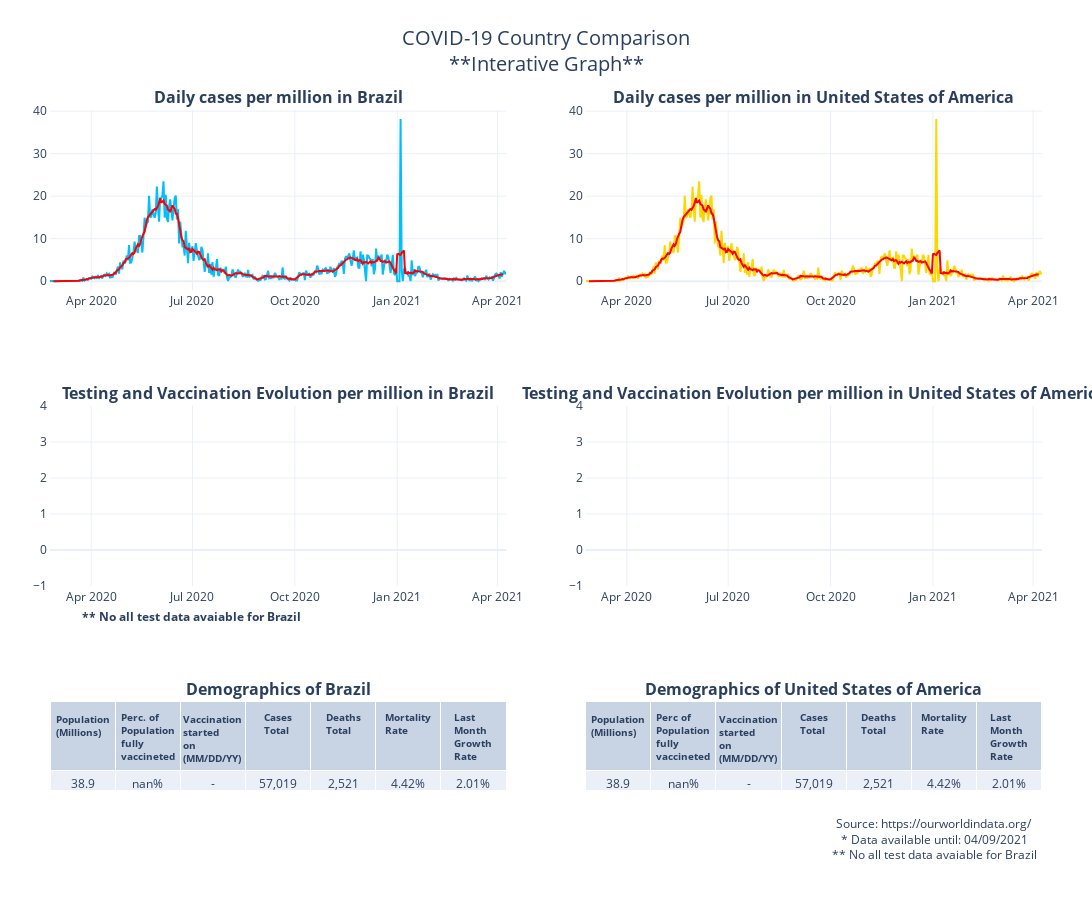

Notebook source saved alongside this figure:
### Code cell
COVID_Cases_per_million(country1, 
                        country2,
                        'Brazil',
                        'United States of America',
                        'COVID-19 Country Comparison')

### Figure 1 — Plotly figure (JSON) as saved in the notebook; plotly's stock layout.template omitted (floating-point values rounded to 4 significant figures; data arrays with more than 128 entries replaced by an {"elided": "..."} marker saying what was removed)
{"data": [{"hovertemplate": "<b>Brazil's new cases per million</b><br><br>Date: %{x}<br>New cases per million: %{y:,.}<br><extra></extra>", "marker": {"color": "deepskyblue", "size": 120}, "name": "Daily cases per million in Brazil", "type": "scatter", "x": {"elided": "411 str values"}, "xaxis": "x", "y": {"elided": "411 float values"}, "yaxis": "y"}, {"hovertemplate": "<b>Brazil's 7 day rolling mean</b><br><br>Date: %{x}<br>New cases: %{y:,.}<br><extra></extra>", "marker": {"color": "Red", "line": {"color": "Red", "width": 20}, "size": 120}, "mode": "lines", "name": "Brazil's 7 day rolling mean", "type": "scatter", "x": {"elided": "411 str values"}, "xaxis": "x", "y": {"elided": "411 float values"}, "yaxis": "y"}, {"hovertemplate": "<b>United States of America's new cases per million </b><br><br>Date: %{x}<br>New cases per million: %{y:,.}<br><extra></extra>", "marker": {"color": "gold", "size": 120}, "name": "Daily Cases in United States of America", "type": "scatter", "x": {"elided": "411 str values"}, "xaxis": "x2", "y": {"elided": "411 float values"}, "yaxis": "y2"}, {"hovertemplate": "<b>United States of America's 7 day rolling mean</b><br><br>Date: %{x}<br>New cases per million: %{y:,.}<br><extra></extra>", "marker": {"color": "Red", "line": {"color": "Red", "width": 20}, "size": 120}, "mode": "lines", "name": "United States of America's 7 day rolling mean", "showlegend": false, "type": "scatter", "x": {"elided": "411 str values"}, "xaxis": "x2", "y": {"elided": "411 float values"}, "yaxis": "y2"}, {"hovertemplate": "<b>Brazil's fully vaccinated per million</b><br><br>Date: %{x}<br>Vaccinated per million: %{y:,.}<br><extra></extra>", "marker": {"color": "Purple", "line": {"color": "Purple", "width": 40}, "size": 160}, "name": "People Fully Vaccinated per Million", "type": "scatter", "x": {"elided": "411 str values"}, "xaxis": "x3", "y": {"elided": "411 null values"}, "yaxis": "y3"}, {"hovertemplate": "<b>Brazil's vaccinated per million<br>(at least one dose) </b><br><br>Date: %{x}<br>Vaccinated per million: %{y:,.}<br><extra></extra>", "marker": {"color": "darkorchid", "line": {"color": "darkorchid", "width": 40}, "size": 160}, "mode": "lines", "name": "New Vaccinated per Million\"", "showlegend": false, "type": "scatter", "x": {"elided": "411 str values"}, "xaxis": "x3", "y": {"elided": "411 null values"}, "yaxis": "y3"}, {"hovertemplate": "<b>Brazil's tested per million</b><br><br>Date: %{x}<br>Tested per million: %{y:,.}<br><extra></extra>", "marker": {"color": "Green", "line": {"color": "Green", "width": 40}, "size": 180}, "name": "People Tested per Million", "type": "scatter", "x": {"elided": "411 str values"}, "xaxis": "x3", "y": {"elided": "411 null values"}, "yaxis": "y3"}, {"hovertemplate": "<b>United States of America's vaccinated per million<br>(at least one dose) </b><br><br>Date: %{x}<br>Vaccinated per million: %{y:,.}<br><extra></extra>", "marker": {"color": "darkorchid", "line": {"color": "darkorchid", "width": 40}, "size": 160}, "mode": "lines", "name": "People Fully Vaccinated per Million\"", "showlegend": false, "type": "scatter", "x": {"elided": "411 str values"}, "xaxis": "x4", "y": {"elided": "411 null values"}, "yaxis": "y4"}, {"hovertemplate": "<b>United States of America's fully vaccinated per million</b><br><br>Date: %{x}<br>Vaccinated per million: %{y:,.}<br><extra></extra>", "marker": {"color": "Purple", "line": {"color": "Purple", "width": 40}, "size": 160}, "mode": "lines", "name": "People Fully Vaccinated per Million\"", "showlegend": false, "type": "scatter", "x": {"elided": "411 str values"}, "xaxis": "x4", "y": {"elided": "411 null values"}, "yaxis": "y4"}, {"hovertemplate": "<b>United States of America's tested per million</b><br><br>Date: %{x}<br>Tested per million: %{y:,.}<br><extra></extra>", "marker": {"color": "Green", "line": {"color": "Green", "width": 40}, "size": 160}, "mode": "lines", "name": "Tested per Million", "showlegend": false, "type": "scatter", "x": {"elided": "411 str values"}, "xaxis": "x4", "y": {"elided": "411 null values"}, "yaxis": "y4"}, {"cells": {"align": "center", "values": [38.9, "nan%", "-", "57,019", "2,521", "4.42%", "2.01%"]}, "domain": {"x": [0, 0.46], "y": [0, 0.2333]}, "header": {"align": "center", "font": {"size": 10}, "values": ["<b>Population (Millions)</b>", "<b>Perc. of Population fully vaccineted</b>", "<b>Vaccination started on (MM/DD/YY)</b>", "<b>Cases Total</b>", "<b>Deaths Total</b>", "<b>Mortality Rate</b>", "<b>Last Month Growth Rate</b>"]}, "type": "table"}, {"cells": {"align": "center", "values": [38.9, "nan%", "-", "57,019", "2,521", "4.42%", "2.01%"]}, "domain": {"x": [0.54, 1], "y": [0, 0.2333]}, "header": {"align": "center", "font": {"size": 10}, "values": ["<b>Population (Millions)</b>", "<b>Perc of Population fully vaccineted</b>", "<b>Vaccination started on (MM/DD/YY)</b>", "<b>Cases Total</b>", "<b>Deaths Total</b>", "<b>Mortality Rate</b>", "<b>Last Month Growth Rate</b>"]}, "type": "table"}], "layout": {"annotations": [{"font": {"size": 16}, "showarrow": false, "text": "<b>Daily cases per million in Brazil</b>", "x": 0.23, "xanchor": "center", "xref": "paper", "y": 1.0, "yanchor": "bottom", "yref": "paper"}, {"font": {"size": 16}, "showarrow": false, "text": "<b>Daily cases per million in United States of America</b>", "x": 0.77, "xanchor": "center", "xref": "paper", "y": 1.0, "yanchor": "bottom", "yref": "paper"}, {"font": {"size": 16}, "showarrow": false, "text": "<b>Testing and Vaccination Evolution per million in Brazil</b>", "x": 0.23, "xanchor": "center", "xref": "paper", "y": 0.6167, "yanchor": "bottom", "yref": "paper"}, {"font": {"size": 16}, "showarrow": false, "text": "<b>Testing and Vaccination Evolution per million in United States of America</b>", "x": 0.77, "xanchor": "center", "xref": "paper", "y": 0.6167, "yanchor": "bottom", "yref": "paper"}, {"font": {"size": 16}, "showarrow": false, "text": "<b>Demographics of Brazil</b>", "x": 0.23, "xanchor": "center", "xref": "paper", "y": 0.2333, "yanchor": "bottom", "yref": "paper"}, {"font": {"size": 16}, "showarrow": false, "text": "<b>Demographics of United States of America</b>", "x": 0.77, "xanchor": "center", "xref": "paper", "y": 0.2333, "yanchor": "bottom", "yref": "paper"}, {"showarrow": false, "text": "Source: https://ourworldindata.org/ <br> * Data available until: 04/09/2021 <br> ** No all test data avaiable for Brazil <br> ", "x": 0.9999, "xref": "paper", "y": 0.001, "yref": "paper"}, {"showarrow": false, "text": "<b>** No all test data avaiable for Brazil</b>", "x": 0.03, "xref": "paper", "y": 0.33, "yref": "paper"}, {"showarrow": false, "text": "<b></b>", "x": 0.77, "xref": "paper", "y": 0.33, "yref": "paper"}], "autosize": false, "height": 900, "margin": {"b": 10, "l": 50, "pad": 2, "r": 50, "t": 110}, "showlegend": false, "title": {"font": {"size": 20}, "text": "COVID-19 Country Comparison<br>**Interative Graph**", "x": 0.5, "xanchor": "center", "y": 0.95, "yanchor": "top"}, "width": 1280, "xaxis": {"anchor": "y", "domain": [0, 0.46]}, "xaxis2": {"anchor": "y2", "domain": [0.54, 1]}, "xaxis3": {"anchor": "y3", "domain": [0, 0.46]}, "xaxis4": {"anchor": "y4", "domain": [0.54, 1]}, "yaxis": {"anchor": "x", "categoryorder": "total descending", "domain": [0.7667, 1.0]}, "yaxis2": {"anchor": "x2", "domain": [0.7667, 1.0]}, "yaxis3": {"anchor": "x3", "categoryorder": "total descending", "domain": [0.3833, 0.6167]}, "yaxis4": {"anchor": "x4", "domain": [0.3833, 0.6167]}}}
